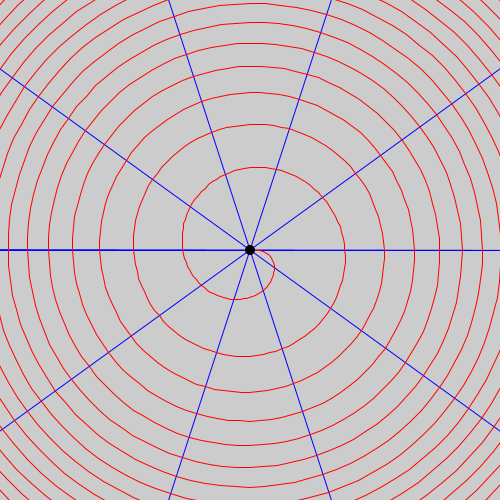
Frame 1 (no input)
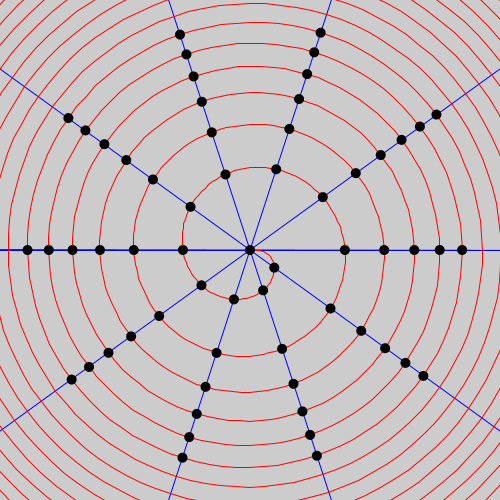
Frame 60 (the mouse pressed at the canvas centre just before this capture)
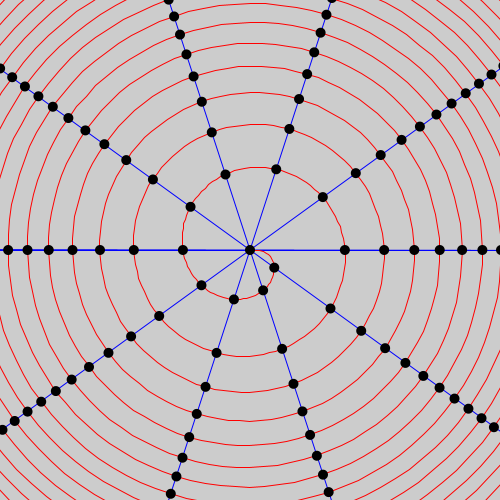
Frame 120 (the mouse held since frame 60 and released just before this capture)

The Processing sketch that drew these frames (run headless with seeded random() and noise(); from frame 60 on, the mouse is pressed at the canvas centre):

// Processing sketch: FermatSpiralLine
// ── FermatSpiralLine.pde
int itr = 0;
float scalar = 30;
void setup() {
  size(500, 500);
  translate(width / 2, height / 2);  //描画ウィンドウの中心に移動
  stroke(0, 0, 255);
  drawLine(10); //中心角の等分線を描く
  stroke(255, 0, 0);
  drawRealCurve(1.0 / 10);  //連続的なフェルマーらせんを描く
}
void draw() {
  translate(width / 2, height / 2);  //描画ウィンドウの中心に移動
  noStroke(); //輪郭線を消す
  drawFermatSpiral(1.0 / 10);
  itr++;
}
void drawFermatSpiral(float rot){
  float theta = 2 * PI * itr * rot; //回転角
  PVector v = PVector.fromAngle(theta);
  v.mult(scalar * sqrt(itr));
  fill(0);
  ellipse(v.x, v.y, 10, 10); //点を描画
}

// ── drawRealCurve.pde
void drawLine(int n){ //中心角の等分線を描く関数
  for(int i = 0; i <= n / 2; i++){
    PVector v = PVector.fromAngle(2 * i * PI / n);  //円周上のn等分点を取る
    v.mult(width / sqrt(2));  //画面いっぱいに線を引くように拡大
    line(v.x, v.y, -v.x, -v.y);
  }
}
void drawRealCurve(float rot){  //連続的なフェルマーらせんを描く関数
  float STEP = 2 * PI * 0.01; //曲線の精度
  float theta = 0;  //偏角
  float rad = 0; //動径
  noFill();
  beginShape(); //頂点をつないで図形を描画
  while(rad <  width / sqrt(2)){
    rad = scalar * sqrt(theta / (2 * PI * rot));
    PVector v = PVector.fromAngle(theta);
    v.mult(rad);
    vertex(v.x, v.y); //頂点をセット
    theta += STEP;
  }
  endShape();
}
